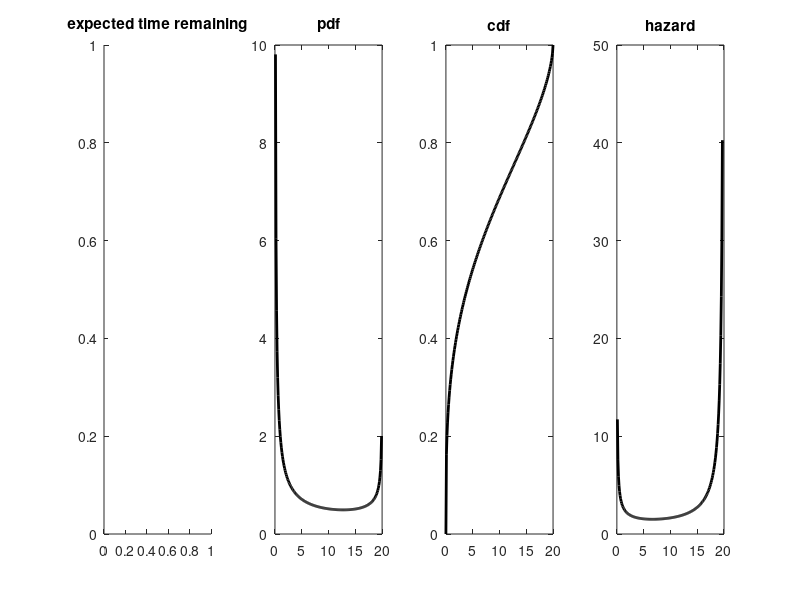
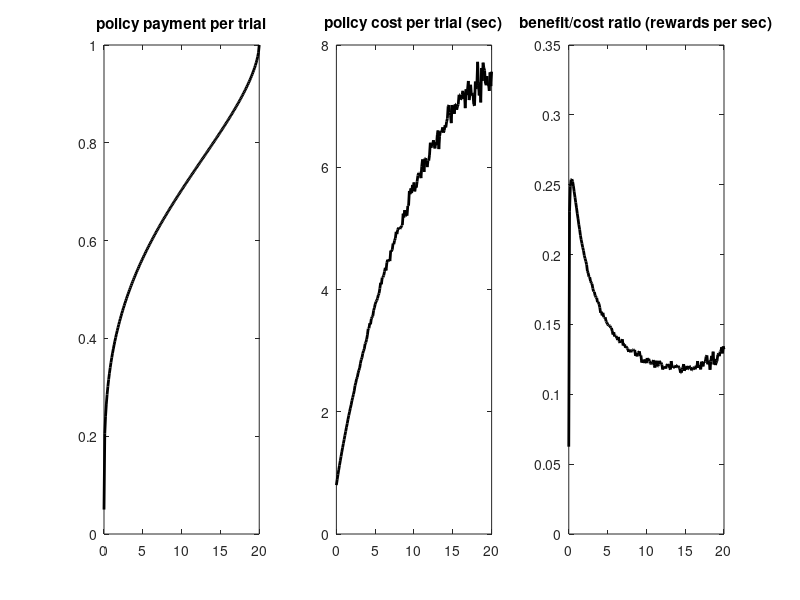

MATLAB code to generate these figures, in order:
function [] = findhtdist()
% characterize probability distributions that will be used in experiment 2,
% and evaluate parameter values


globalScaling = 1; % may use this to slow or speed the entire design
tMax = 20*globalScaling; % in seconds
    % this is the length of the time interval within which conditions will
    % be compared. The uniform distribution extends to this length; the gp
    % distribution will contain delays that exceed this length. 
exptLength = 30*60;

whichDist = 'beta';
% whichDist = 'gp';
% whichDist = 'unif';

switch whichDist
    
    case 'beta'
        %%% beta distribution
        distpars = {0.3, 0.6};
        dist = 'beta';
        scaleFactor = tMax; % to scale the entire distribution
        cutoff = inf; % no cutoff
        
    case 'gp'
        %%% gp distribution
        distpars = {4, 5.75*3, 0};
        dist = 'gp';
        scaleFactor = 1*globalScaling;
        cutoff = 60*3;
        
    case 'unif'
        %%% uniform distribution
        distpars = {0, tMax};
        dist = 'unif';
        scaleFactor = 1;
        cutoff = inf; % no cutoff
        
end

% weibull distribution
% params = [4.8, .25]; % initial values for lambda, k
% dist = 'wbl';

% fixed parameters for timing and reward
consolation = 1/20; % proportion of reward obtained by quitting
iti = .8*globalScaling; % expressed in seconds
itiMin = tMax*consolation/(1 - 1.5*consolation);
    % with this value for ITI, a "maximum patience" policy is twice as
    % rewarding as a "maximum impatience" policy.
% if iti<itiMin, error('ITI is not long enough'); end

fprintf('distribution: %s( ',dist);
fprintf('%1.3f ',distpars{:});
fprintf(')\n');
fprintf('iti = %1.3f sec, consolation-prize ratio = %1.3f\n',iti,consolation);

% set the time grid
tvals = 0:0.1:tMax;
if tvals(end)~=tMax, error('rounding error creating time grid'); end

% proportion of the distribution that falls below the artificial cutoff
cdfCutoff = cdf(dist,cutoff./scaleFactor,distpars{:}); 

% compute expected time remaining as a function of time elapsed
% etr = calcETR(tvals,dist,distpars,cdfCutoff,scaleFactor);

% obtain distribution functions
cd = cdf(dist,tvals./scaleFactor,distpars{:});
pd = pdf(dist,tvals./scaleFactor,distpars{:});
cd_scaled = cd./cdfCutoff;
pd_scaled = pd./cdfCutoff;
haz = pd_scaled./(1 - cd_scaled);

% evaluate each policy i, viewed from the beginning of the interval
policyPayoff = nan(size(tvals));
policyCost = nan(size(tvals));
nSamp = 1000;
for i = 1:length(tvals)
    
    % print progress
    if mod(tvals(i),1)==0, fprintf('%ds...',tvals(i)); end
    
    % success rate under policy i
    p = cd_scaled(i); % probability a trial is rewarded
    policyPayoff(i) = p*1 + (1-p)*consolation; % average reward per trial
    
    % mean delay IF a trial is rewarded before the deadline
    range_p = cd(i)*rand(nSamp,1); % here we do NOT want the scaled version of the cdf
    s = warning('off','stats:betainv:NoConvergence');
            % icdf will sometimes produce a warning for high probabilities
            % with the beta distribution. This is ok, since it still
            % returns a 1 as it should.
    rangeSamps = icdf(dist,range_p,distpars{:});
    warning(s); % restore warning state
    meanIfRewarded = scaleFactor*mean(rangeSamps);
    % a trial's cost is measured in terms of its expected time in seconds
    % (a trial will either be rewarded or will last the full length)
    policyCost(i) = p*meanIfRewarded + (1-p)*tvals(i) + iti; % average per trial
end
fprintf('\n');

% summarize the benefit/cost ratio for all policies
payRatio = policyPayoff./policyCost;

% parameter-calibration results
defaultRate = 1/(0.5*tMax + iti);
fprintf('default pay ratio = %1.2f\n',defaultRate);
[peak peakInd] = max(payRatio);
totRewards = peak*exptLength;
fprintf('peak pay ratio = %1.2f (%1.2f times the default, %1.2f rewards total), reached at time %1.3f\n',...
    peak,peak/defaultRate,totRewards,tvals(peakInd));
comparWindow = tvals>0.1 & tvals<(tMax/2);
comparVals = payRatio - defaultRate;
comparVals(~comparWindow) = inf;
[matchVal matchInd] = min(abs(comparVals));
fprintf('default rate is best matched at time %1.3f (difference magnitude = %1.3f)\n',tvals(matchInd),matchVal);

% plot results
figure(1);
subplot(1,4,1);
% plot(tvals,etr,'k-','LineWidth',2);
title('expected time remaining');
subplot(1,4,2);
plot(tvals,pd_scaled,'k-','LineWidth',2);
title('pdf');
% set(gca,'YLim',[0, 1]);
subplot(1,4,3);
plot(tvals,cd_scaled,'k-','LineWidth',2);
title('cdf');
set(gca,'YLim',[0, 1]);
subplot(1,4,4);
plot(tvals(1:end-3),haz(1:end-3),'k-','LineWidth',2);
title('hazard');
% set(gca,'YLim',[0, 1]);

% plot rate-of-return results
figure(2); % costs and benefits
subplot(1,3,1);
plot(tvals,policyPayoff,'k-','LineWidth',2);
set(gca,'YLim',[0 1]);
title('policy payment per trial');
subplot(1,3,2);
plot(tvals,policyCost,'k-','LineWidth',2);
title('policy cost per trial (sec)');
subplot(1,3,3);
plot(tvals,payRatio,'k-','LineWidth',2);
title('benefit/cost ratio (rewards per sec)');
ylim = get(gca,'YLim');
set(gca,'YLim',[0, ylim(2)]);

end

% function to obtain the expected time remaining (for all values in tvals)
function [etr] = calcETR(tvals,dist,distpars,cdfCutoff,scaleFactor)
    
    % obtain cdf
    cd = cdf(dist,tvals./scaleFactor,distpars{:});
    
    % warn if the cdf does not begin at zero
    if cd(1)>0 
        disp('warning: distribution extends below zero');
    end

    % sample to estimate the mean time remaining at each point
    etr = zeros(size(tvals));
    nSamp = 10000; % number of samples for each mean
    for i = 1:length(tvals)
        cd_min = cd(i); % proportion of the component-1 distribution that has already gone by
        unifSamps = cd_min + (cdfCutoff-cd_min)*rand(nSamp,1); % uniform samples
        s = warning('off','stats:betainv:NoConvergence'); 
            % icdf will sometimes produce a warning for high probabilities
            % with the beta distribution. This is ok, since it still
            % returns a 1 as it should.
        distSamps = icdf(dist,unifSamps,distpars{:}); % convert to desired distribution
        warning(s); % restore warning state
        etr(i) = scaleFactor*mean(distSamps) - tvals(i); % remaining delay IF drawn from c1
    end

end













